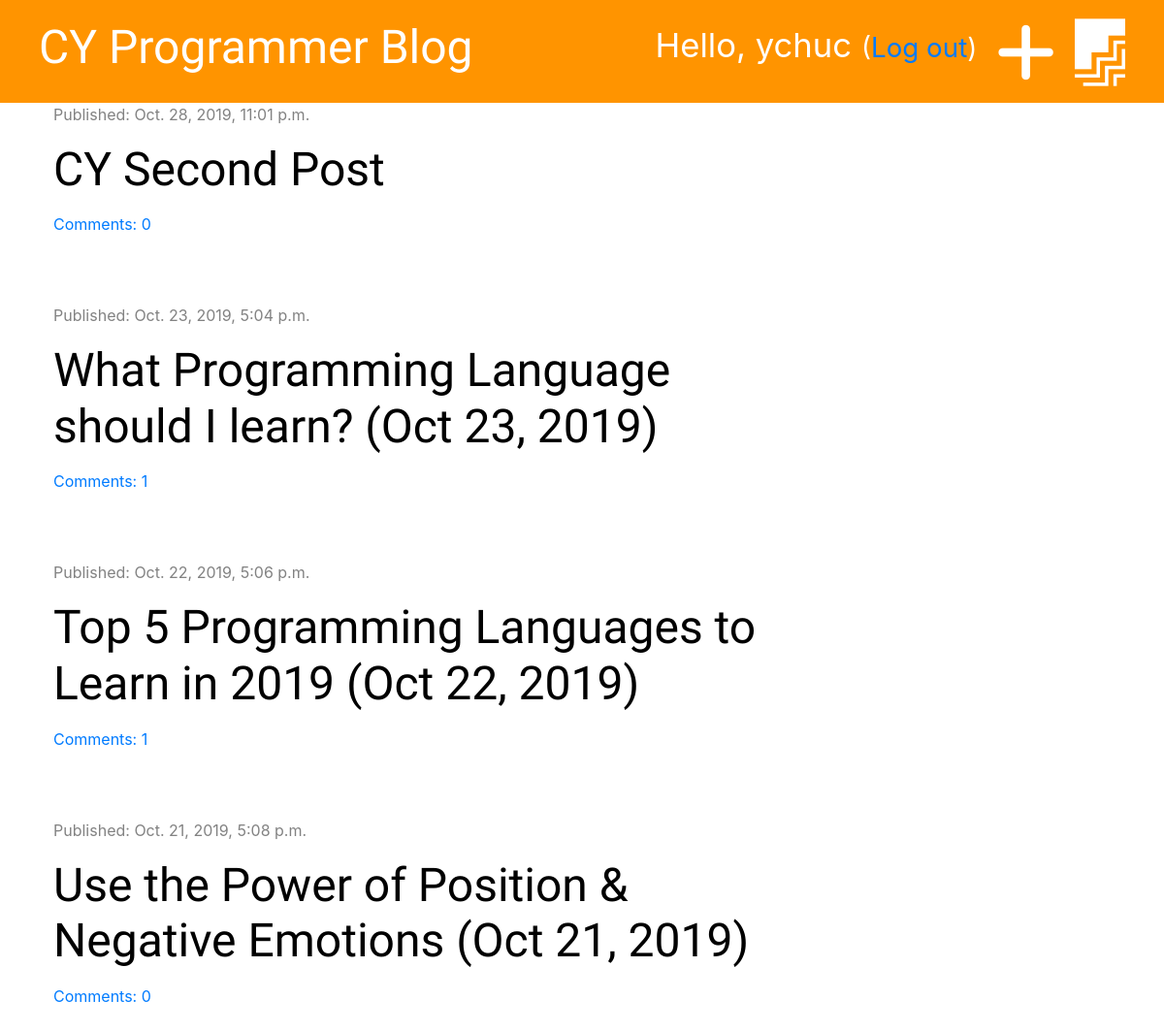
The app's page / (signed in) with its own data.
### blog/models.py (models this page shows, shortened)
class Post(models.Model):
    author = models.ForeignKey('auth.User', on_delete=models.CASCADE)
    title = models.CharField(max_length=200)
    text = models.TextField()
    created_date = models.DateTimeField(default=timezone.now)
    published_date = models.DateTimeField(blank=True, null=True)
    def approved_comments(self):
        return self.comments.filter(approved=True)

### blog/views.py (the view)
# urls.py: path('', views.post_list, name='post_list'),
def post_list(request):
    posts = Post.objects.filter(published_date__lte=timezone.now()).order_by('-published_date')
    stuff_for_frontend = {'posts': posts}
    return render(request, 'blog/post_list.html', stuff_for_frontend)

### blog/templatetags/markdownify.py (called while the page is built)
@register.filter
def markdown(value):
    renderer = HighlightRenderer()
    markdown = mistune.Markdown(renderer=renderer)
    return markdown(value)

### blog/templates/blog/post_list.html (shortened to what this page needs)
{% extends 'blog/base.html' %}
{% load markdownify %}
{% block content %}
    {% for post in posts %}
        <div class="post">
            <div class="date">
                <p>Published: {{ post.published_date }}</p>
            </div>
            <h1><a href="{% url 'post_detail' pk=post.pk %}">{{ post.title }}</a></h1>
            <a href="{% url 'post_detail' pk=post.pk %}">Comments: {{ post.approved_comments.count }}</a>
        </div>
    {% endfor %}
{% endblock %}

### blog/templates/blog/base.html (shortened to what this page needs)
{% load staticfiles %}
<!DOCTYPE html>
<html lang="en">
<head>
    <link rel="stylesheet" href="https://stackpath.bootstrapcdn.com/bootstrap/4.3.1/css/bootstrap.min.css">
    <link rel="stylesheet" href="{% static 'css/blog.css' %}">
    <link rel="stylesheet" href="{% static 'css/zenburn.css' %}">
</head>
<body>
<div class="page-header">
    {% if user.is_authenticated %}
        <a href="{% url 'post_draft_list' %}" class="top-menu"><i class="fab fa-firstdraft fa-2x"></i></a>
        <a href="{% url 'post_new' %}" class="top-menu"><i class="fas fa-plus fa-2x"></i></a>
        <p class="top-menu">Hello, {{ user.username }} <small>(<a href="{% url 'logout' %}">Log out</a>)</small></p>
    {% else %}
        <a href="{% url 'login' %}" class="top-menu"><i class="fas fa-sign-in-alt fa-2x"></i></a>
    {% endif %}
    <h1><a href="{% url "post_list" %}">CY Programmer Blog</a></h1>
</div>
<div class="content container">
    <div class="row">
        <div class="col-md-8">
            {% block content %}
            {% endblock %}
        </div>
    </div>
</div>
</body>
</html>

### blog/static/css/blog.css (style rules this page uses)
.page-header { background-color: #ff9400; margin-top: 0; padding: 20px 20px 20px 40px; }
.page-header h1, .page-header h1 a { color: #ffffff; font-size: 36pt; text-decoration: none; }
.content { margin-left: 40px; }
h1, h2, h3, h4 { font-family: 'Tangerine', 'Inconsolata', 'Droid Sans', serif; font-size: 48px; }
.date { color: #828282; }
.post { margin-bottom: 70px; }
.post h1 a { color: #000000; }
.top-menu, .top-menu:hover { color: #ffffff; float: right; font-size: 26pt; margin-right: 20px; }

### records on screen
Post: published_date "Oct. 28, 2019, 11:01 p.m.", title "CY Second Post", approved_comments.count "0"
Post: published_date "Oct. 23, 2019, 5:04 p.m.", title "What Programming Language should I learn? (Oct 23, 2019)", approved_comments.count "1"
Post: published_date "Oct. 22, 2019, 5:06 p.m.", title "Top 5 Programming Languages to Learn in 2019 (Oct 22, 2019)", approved_comments.count "1"
Post: published_date "Oct. 21, 2019, 5:08 p.m.", title "Use the Power of Position & Negative Emotions (Oct 21, 2019)", approved_comments.count "0"

### other values on screen
{{ user.username }} "ychuc"
